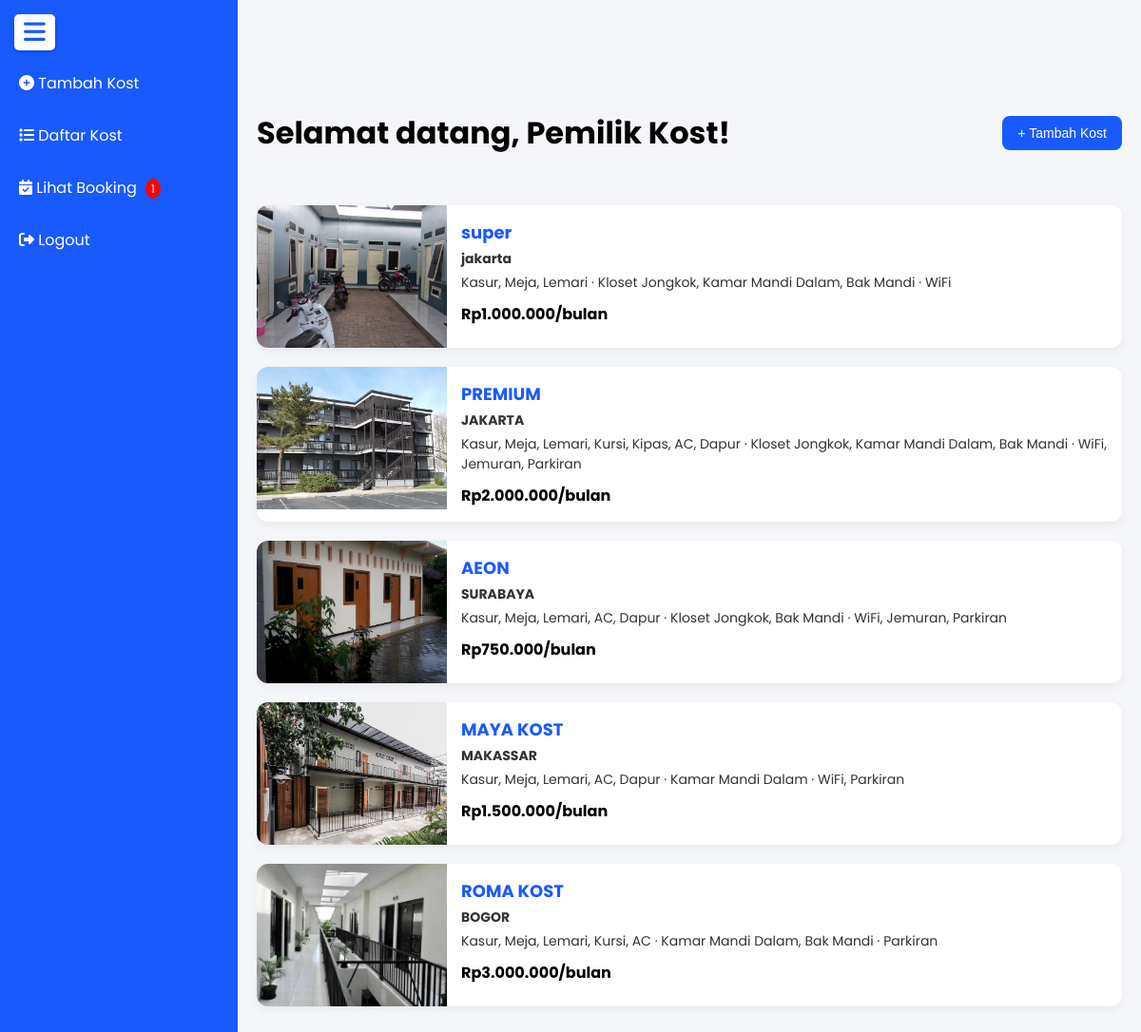
The app's page /dashboard_pemilik.php (signed in) with its own data.
### tables this page shows
CREATE TABLE `kost` (
  `id` int(11) NOT NULL,
  `user_id` int(11) NOT NULL,
  `nama_kost` varchar(100) NOT NULL,
  `lokasi` varchar(255) DEFAULT NULL,
  `harga_perbulan` int(11) NOT NULL,
  `fasilitas_kamar` text DEFAULT NULL,
  `fasilitas_kamar_mandi` text DEFAULT NULL,
  `fasilitas_umum` text DEFAULT NULL,
  `foto` varchar(255) DEFAULT NULL,
  `created_at` timestamp NOT NULL DEFAULT current_timestamp(),
  `jumlah_kamar` int(11) NOT NULL DEFAULT 0
);

### dashboard_pemilik.php (the view, shortened to what this page needs)
<!DOCTYPE html>
<html lang="id">
<head>
[18.56, 12/5/2025] L: <?php
include 'koneksi.php';
$user_id = $_SESSION['user_id'];
$notifQuery = $conn->prepare("SELECT COUNT(*) AS jumlah FROM booking WHERE id_pemilik = ?");
$notifQuery->bind_param("i", $user_id);
$notifQuery->execute();
$notifResult = $notifQuery->get_result();
$notifRow = $notifResult->fetch_assoc();
$jumlah_booking = $notifRow['jumlah'];
$query = $conn->prepare("SELECT * FROM kost WHERE user_id = ?");
$query->bind_param("i", $user_id);
$query->execute();
$result = $query->get_result();
?>
  <link rel="stylesheet" href="https://cdnjs.cloudflare.com/ajax/libs/font-awesome/6.5.0/css/all.min.css">
</head>
<body>
<div class="menu-toggle" onclick="toggleSidebar()">
  <i class="fas fa-bars"></i>
</div>
<div class="sidebar" id="sidebar">
  <a href="tambah_kost.php"><i class="fas fa-plus-circle"></i> Tambah Kost</a>
  <a href="daftar_kost.php"><i class="fas fa-list"></i> Daftar Kost</a>
  <a href="dashboard_booking_pemilik.php">
    <i class="fas fa-calendar-check"></i> Lihat Booking
    <?php if ($jumlah_booking > 0): ?>
      <span class="notif-badge"><?php echo $jumlah_booking; ?></span>
    <?php endif; ?>
  </a>
  <a href="logout.php"><i class="fas fa-sign-out-alt"></i> Logout</a>
</div>
<div class="main" id="main">
  <div class="dashboard-header">
    <h1>Selamat datang, Pemilik Kost!</h1>
    <a href="tambah_kost.php"><button class="btn-primary">+ Tambah Kost</button></a>
  </div>
  <?php while ($row = $result->fetch_assoc()): ?>
    <div class="kost-card">
      <?php if (!empty($row['foto'])): ?>
        <img src="uploads/<?php echo htmlspecialchars($row['foto']); ?>" alt="Foto Kost">
      <?php else: ?>
        <img src="default.jpg" alt="Default Kost">
      <?php endif; ?>
      <div class="kost-content">
        <h3><?php echo htmlspecialchars($row['nama_kost']); ?></h3>
        <p><strong><?php echo htmlspecialchars($row['lokasi']); ?></strong></p>
        <p><?php echo htmlspecialchars($row['fasilitas_kamar']); ?> · <?php echo htmlspecialchars($row['fasilitas_kamar_mandi']); ?> · <?php echo htmlspecialchars($row['fasilitas_umum']); ?></p>
        <div class="kost-price">Rp<?php echo number_format((int)$row['harga_perbulan'], 0, ',', '.'); ?>/bulan</div>
      </div>
    </div>
  <?php endwhile; ?>
</div>
</body>
</html>

### dashboard_pemilik.php (style rules this page uses)
* { box-sizing: border-box; }
body { margin: 0; font-family: 'Poppins', sans-serif; background-color: #f4f6f9; }
.menu-toggle { position: fixed; top: 15px; left: 15px; font-size: 26px; color: #195afe; background-color: white; border-radius: 5px; padding: 6px 10px; cursor: pointer; z-index: 1001; box-shadow: 0 2px 4px rgba(0,0,0,0.2); }
.sidebar { position: fixed; top: 0; left: 0; width: 250px; height: 100%; background-color: #195afe; padding-top: 60px; transition: transform 0.3s ease; transform: translateX(0); z-index: 1000; }
.sidebar a { color: white; display: block; padding: 15px 20px; text-decoration: none; transition: background 0.3s; }
.main { margin-left: 250px; padding: 70px 20px 30px 20px; transition: margin-left 0.3s ease; }
.dashboard-header { display: flex; align-items: center; justify-content: space-between; margin-bottom: 30px; }
.btn-primary { background-color: #195afe; border: none; color: white; padding: 10px 16px; border-radius: 8px; cursor: pointer; font-size: 14px; }
.kost-card { display: flex; background: white; border-radius: 12px; box-shadow: 0 4px 10px rgba(0,0,0,0.05); margin-bottom: 20px; overflow: hidden; }
.kost-card img { width: 200px; height: 150px; object-fit: cover; }
.kost-content { padding: 15px; flex: 1; }
.kost-content h3 { margin: 0; font-size: 18px; color: #195afe; }
.kost-content p { margin: 4px 0; font-size: 14px; color: #333; }
.kost-price { font-weight: bold; color: #000; font-size: 16px; margin-top: 10px; }
.notif-badge { background-color: red; color: white; font-size: 12px; border-radius: 50%; padding: 2px 6px; margin-left: 5px; }

### records on screen
kost: foto (picture), nama_kost "super", lokasi "jakarta", fasilitas_kamar "Kasur, Meja, Lemari", fasilitas_kamar_mandi "Kloset Jongkok, Kamar Mandi Dalam, Bak Mandi", fasilitas_umum "WiFi", harga_perbulan "1.000.000"
kost: foto (picture), nama_kost "PREMIUM", lokasi "JAKARTA", fasilitas_kamar "Kasur, Meja, Lemari, Kursi, Kipas, AC, Dapur", fasilitas_kamar_mandi "Kloset Jongkok, Kamar Mandi Dalam, Bak Mandi", fasilitas_umum "WiFi, Jemuran, Parkiran", harga_perbulan "2.000.000"
kost: foto (picture), nama_kost "AEON", lokasi "SURABAYA", fasilitas_kamar "Kasur, Meja, Lemari, AC, Dapur", fasilitas_kamar_mandi "Kloset Jongkok, Bak Mandi", fasilitas_umum "WiFi, Jemuran, Parkiran", harga_perbulan "750.000"
kost: foto (picture), nama_kost "MAYA KOST", lokasi "MAKASSAR", fasilitas_kamar "Kasur, Meja, Lemari, AC, Dapur", fasilitas_kamar_mandi "Kamar Mandi Dalam", fasilitas_umum "WiFi, Parkiran", harga_perbulan "1.500.000"
kost: foto (picture), nama_kost "ROMA KOST", lokasi "BOGOR", fasilitas_kamar "Kasur, Meja, Lemari, Kursi, AC", fasilitas_kamar_mandi "Kamar Mandi Dalam, Bak Mandi", fasilitas_umum "Parkiran", harga_perbulan "3.000.000"

### other values on screen
$jumlah_booking "1"
